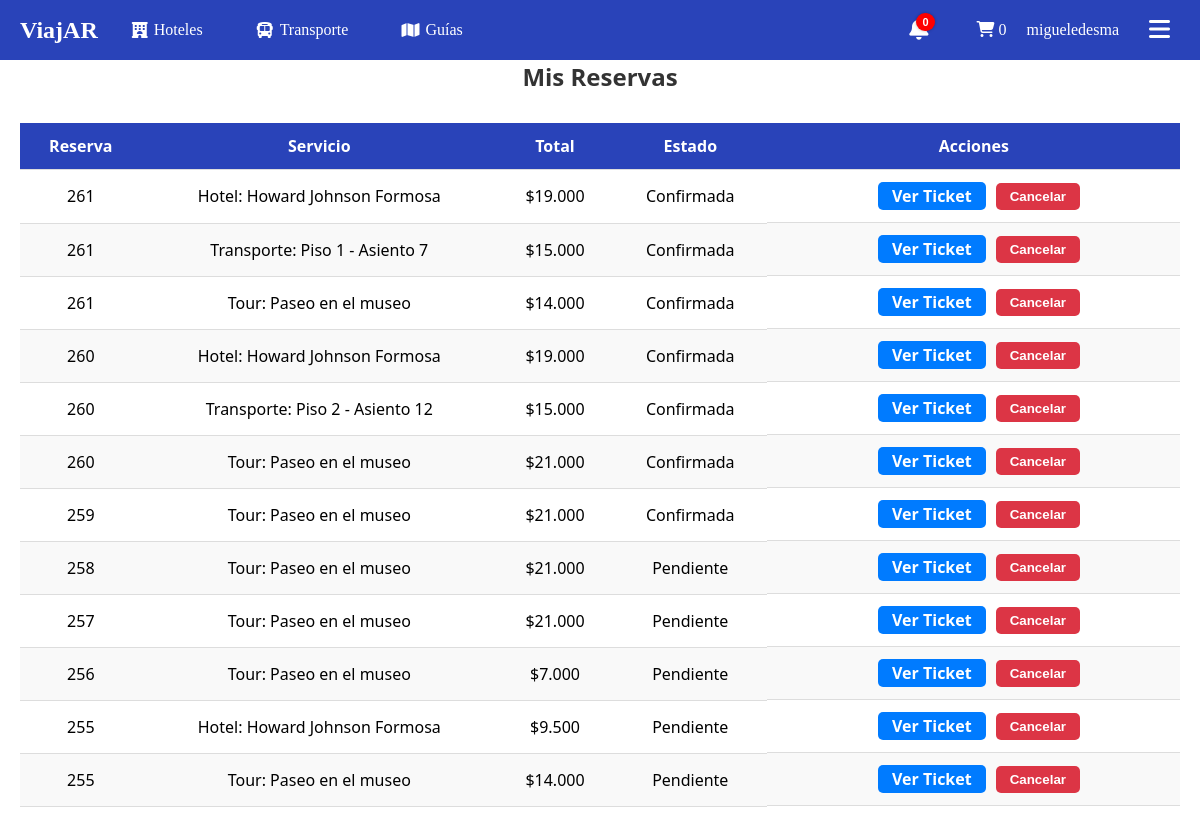
The app's page /index.php?page=clientes_mis_reservas (signed in), older data.
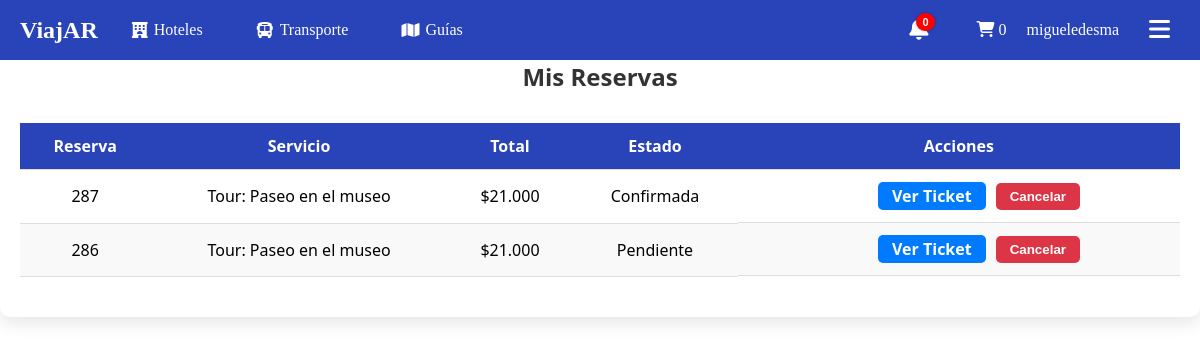
The same page, newer data.
### tables this page shows
CREATE TABLE `detalle_reservas` (
  `id_detalle_reserva` int NOT NULL AUTO_INCREMENT,
  `rela_reservas` int NOT NULL,
  `tipo_servicio` enum('transporte','hotel','tour') NOT NULL,
  `cantidad` int DEFAULT '1',
  `precio_unitario` decimal(10,2) DEFAULT NULL,
  `subtotal` decimal(10,2) DEFAULT NULL,
  `activo` tinyint(1) NOT NULL DEFAULT '1',
  PRIMARY KEY (`id_detalle_reserva`),
  KEY `rela_reservas` (`rela_reservas`),
  CONSTRAINT `detalle_reservas_ibfk_1` FOREIGN KEY (`rela_reservas`) REFERENCES `reservas` (`id_reservas`)
);

CREATE TABLE `reservas` (
  `id_reservas` int NOT NULL AUTO_INCREMENT,
  `fecha_creacion` datetime DEFAULT CURRENT_TIMESTAMP,
  `total` decimal(10,2) DEFAULT '0.00',
  `reservas_estado` varchar(45) DEFAULT NULL,
  `rela_usuarios` int NOT NULL,
  `activo` tinyint(1) DEFAULT '1',
  PRIMARY KEY (`id_reservas`),
  KEY `fk_reservas_usuarios1_idx` (`rela_usuarios`),
  CONSTRAINT `fk_reservas_usuarios1` FOREIGN KEY (`rela_usuarios`) REFERENCES `usuarios` (`id_usuarios`)
);

CREATE TABLE `hotel` (
  `id_hotel` int NOT NULL AUTO_INCREMENT,
  `hotel_nombre` varchar(255) NOT NULL,
  `fecha_alta` datetime DEFAULT CURRENT_TIMESTAMP,
  `imagen_principal` varchar(255) DEFAULT NULL,
  `rela_provincia` int DEFAULT NULL,
  `rela_ciudad` int DEFAULT NULL,
  `rela_proveedor` int DEFAULT NULL,
  `activo` tinyint DEFAULT '1',
  `estado_revision` enum('pendiente','aprobado','rechazado') DEFAULT 'pendiente',
  `motivo_rechazo` text,
  `fecha_revision` datetime DEFAULT NULL,
  `revisado_por` int DEFAULT NULL,
  PRIMARY KEY (`id_hotel`),
  KEY `fk_hotel_proveedor_idx` (`rela_proveedor`),
  KEY `fk_hotel_provincia` (`rela_provincia`),
  KEY `fk_hotel_ciudad` (`rela_ciudad`),
  KEY `fk_hotel_revisado_por` (`revisado_por`),
  CONSTRAINT `fk_hotel_ciudad` FOREIGN KEY (`rela_ciudad`) REFERENCES `ciudades` (`id_ciudad`) ON DELETE SET NULL ON UPDATE CASCADE,
  CONSTRAINT `fk_hotel_proveedor` FOREIGN KEY (`rela_proveedor`) REFERENCES `proveedores` (`id_proveedores`),
  CONSTRAINT `fk_hotel_provincia` FOREIGN KEY (`rela_provincia`) REFERENCES `provincias` (`id_provincia`) ON DELETE SET NULL ON UPDATE CASCADE,
  CONSTRAINT `fk_hotel_revisado_por` FOREIGN KEY (`revisado_por`) REFERENCES `usuarios` (`id_usuarios`)
);

CREATE TABLE `detalle_reserva_hotel` (
  `id_detalle_hotel` int NOT NULL AUTO_INCREMENT,
  `rela_detalle_reserva` int NOT NULL,
  `rela_habitacion` int NOT NULL,
  `check_in` date NOT NULL,
  `check_out` date NOT NULL,
  `noches` int NOT NULL,
  `estado` enum('confirmada','pendiente','cancelada') DEFAULT 'confirmada',
  PRIMARY KEY (`id_detalle_hotel`),
  KEY `fk_hotel_detalle_reserva` (`rela_detalle_reserva`),
  KEY `fk_detalle_hotel_habitacion` (`rela_habitacion`),
  CONSTRAINT `fk_detalle_hotel_habitacion` FOREIGN KEY (`rela_habitacion`) REFERENCES `hotel_habitaciones` (`id_hotel_habitacion`),
  CONSTRAINT `fk_hotel_detalle_reserva` FOREIGN KEY (`rela_detalle_reserva`) REFERENCES `detalle_reservas` (`id_detalle_reserva`)
);

CREATE TABLE `detalle_reserva_transporte` (
  `id_detalle_transporte` int NOT NULL AUTO_INCREMENT,
  `rela_detalle_reserva` int NOT NULL,
  `id_viaje` int NOT NULL,
  `piso` int NOT NULL,
  `numero_asiento` int NOT NULL,
  `fecha_servicio` date DEFAULT NULL,
  `precio_unitario` decimal(10,2) DEFAULT NULL,
  `rela_pasajero` int DEFAULT NULL,
  `estado` enum('confirmada','pendiente','cancelada') DEFAULT 'confirmada',
  PRIMARY KEY (`id_detalle_transporte`),
  KEY `rela_detalle_reserva` (`rela_detalle_reserva`),
  KEY `id_viaje` (`id_viaje`),
  KEY `fk_detalle_pasajero` (`rela_pasajero`),
  CONSTRAINT `detalle_reserva_transporte_ibfk_1` FOREIGN KEY (`rela_detalle_reserva`) REFERENCES `detalle_reservas` (`id_detalle_reserva`),
  CONSTRAINT `detalle_reserva_transporte_ibfk_2` FOREIGN KEY (`id_viaje`) REFERENCES `viajes` (`id_viajes`),
  CONSTRAINT `fk_detalle_pasajero` FOREIGN KEY (`rela_pasajero`) REFERENCES `pasajeros` (`id_pasajeros`) ON DELETE CASCADE ON UPDATE CASCADE
);

CREATE TABLE `tours` (
  `id_tour` int NOT NULL AUTO_INCREMENT,
  `nombre_tour` varchar(100) DEFAULT NULL,
  `descripcion` text,
  `duracion_horas` time DEFAULT NULL,
  `precio_por_persona` decimal(10,2) DEFAULT NULL,
  `hora_encuentro` time DEFAULT NULL,
  `lugar_encuentro` varchar(100) DEFAULT NULL,
  `imagen_principal` varchar(100) NOT NULL,
  `rela_proveedor` int NOT NULL,
  `activo` tinyint(1) DEFAULT '1',
  `created_at` timestamp NULL DEFAULT CURRENT_TIMESTAMP,
  `direccion` varchar(100) NOT NULL,
  `estado_revision` enum('pendiente','aprobado','rechazado') DEFAULT 'pendiente',
  `motivo_rechazo` text,
  `fecha_revision` datetime DEFAULT NULL,
  `revisado_por` int DEFAULT NULL,
  PRIMARY KEY (`id_tour`),
  KEY `rela_proveedor` (`rela_proveedor`),
  KEY `fk_tour_revisado_por` (`revisado_por`),
  CONSTRAINT `fk_tour_revisado_por` FOREIGN KEY (`revisado_por`) REFERENCES `usuarios` (`id_usuarios`),
  CONSTRAINT `tours_ibfk_1` FOREIGN KEY (`rela_proveedor`) REFERENCES `proveedores` (`id_proveedores`)
);

CREATE TABLE `detalle_reserva_tour` (
  `id_detalle_tour` int NOT NULL AUTO_INCREMENT,
  `rela_detalle_reserva` int NOT NULL,
  `rela_tour` int NOT NULL,
  `fecha` date NOT NULL,
  `estado` enum('confirmada','pendiente','cancelada') DEFAULT 'confirmada',
  PRIMARY KEY (`id_detalle_tour`),
  KEY `fk_tour_detalle_reserva` (`rela_detalle_reserva`),
  KEY `fk_tour_detalle` (`rela_tour`),
  CONSTRAINT `fk_tour_detalle` FOREIGN KEY (`rela_tour`) REFERENCES `tours` (`id_tour`) ON DELETE CASCADE ON UPDATE CASCADE,
  CONSTRAINT `fk_tour_detalle_reserva` FOREIGN KEY (`rela_detalle_reserva`) REFERENCES `detalle_reservas` (`id_detalle_reserva`)
);

### index.php (called while the page is built, shortened)
<?php
$plantilla = new PlantillaControlador();
$plantilla -> traer_plantilla();

### models/reserva.php (called while the page is built, shortened)
<?php
require_once('conexion.php');
class Reserva {
    public function traerPorUsuario($userId) {
        $conexion = new Conexion();
        $userId = (int)$userId;
        $query = "SELECT * FROM reservas WHERE rela_usuarios = $userId AND activo = 1 ORDER BY fecha_creacion DESC";
        return $conexion->consultar($query);
    }
    public function traerDetallesCompletos($id_reserva) {
        $conexion = new Conexion();
        $id_reserva = (int)$id_reserva;
        $detalles = $conexion->consultar("SELECT * FROM detalle_reservas WHERE rela_reservas = $id_reserva");
        $resultado = [];
        foreach ($detalles as $d) {
            $detalle = $d;
            if ($d['tipo_servicio'] === 'hotel') {
                $detalle_hotel = $conexion->consultar("
                    SELECT drh.*, hh.rela_hotel, h.hotel_nombre, th.nombre AS tipo_habitacion, drh.estado
                    FROM detalle_reserva_hotel drh
                    INNER JOIN hotel_habitaciones hh ON hh.id_hotel_habitacion = drh.rela_habitacion
                    INNER JOIN hotel h ON h.id_hotel = hh.rela_hotel
                    INNER JOIN tipos_habitacion th ON th.id_tipo_habitacion = hh.rela_tipo_habitacion
                    WHERE drh.rela_detalle_reserva = {$d['id_detalle_reserva']}
                    LIMIT 1
                ");
                $detalle['hotel'] = $detalle_hotel[0] ?? null;
                if (($detalle['hotel']['estado'] ?? '') === 'cancelada') {
                    continue;
                }
            } elseif ($d['tipo_servicio'] === 'tour') {
                $detalle_tour = $conexion->consultar("
                    SELECT drt.*, t.nombre_tour AS tour_nombre, drt.estado
                    FROM detalle_reserva_tour drt
                    INNER JOIN tours t ON t.id_tour = drt.rela_tour
                    WHERE drt.rela_detalle_reserva = {$d['id_detalle_reserva']}
                    LIMIT 1
                ");
                $detalle['tour'] = $detalle_tour[0] ?? null;
                if (($detalle['tour']['estado'] ?? '') === 'cancelada') {
                    continue;
                }
            } elseif ($d['tipo_servicio'] === 'transporte') {
                $detalle_transporte = $conexion->consultar("
                    SELECT drt.id_detalle_transporte, drt.piso, drt.numero_asiento, drt.precio_unitario,
                        drt.estado,
                        p.nombre AS pasajero_nombre, p.apellido AS pasajero_apellido,
                        v.viaje_fecha, v.hora_salida, v.hora_llegada,
                        t.nombre_servicio, t.transporte_matricula
                    FROM detalle_reserva_transporte drt
                    LEFT JOIN pasajeros p ON drt.rela_pasajero = p.id_pasajeros
                    INNER JOIN viajes v ON drt.id_viaje = v.id_viajes
                    INNER JOIN transporte_rutas tr ON v.rela_transporte_rutas = tr.id_ruta
                    INNER JOIN transporte t ON tr.rela_transporte = t.id_transporte
                    WHERE drt.rela_detalle_reserva = {$d['id_detalle_reserva']}
                ");
                $detalle['transporte'] = $detalle_transporte;
                $asientos_activos = array_filter($detalle_transporte, fn($t) => ($t['estado'] ?? '') !== 'cancelada');
                if (empty($asientos_activos)) {
                    continue;
                }
            }
            $resultado[] = $detalle;
        }
        return $resultado;
    }
}
?>

### models/conexion.php (called while the page is built, shortened)
<?php
class Conexion {
    private $con;
    private $servidor;
    private $usuario;
    private $password;
    private $base_datos;
    public function __construct() {
        $this->servidor = 'localhost';
        $this->usuario = 'root';
        $this->password = 'hola';
        $this->base_datos = 'viajar';
    }
    public function conectar() {
        if (!$this->con) {
            $this->con = new mysqli($this->servidor, $this->usuario, $this->password, $this->base_datos);
            $this->con->set_charset("utf8");
        }
        return $this->con;
    }
    public function consultar($query) {
        $resultado = $this->conectar()->query($query);
        $data = [];
        if ($resultado && $resultado->num_rows > 0) {
            while ($row = $resultado->fetch_assoc()) {
                $data[] = $row;
            }
        }
        return $data;
    }
}

### views/paginas/clientes_mis_reservas.php (the view, shortened to what the rows shown need)
<?php
require_once __DIR__ . '/../../models/reserva.php';
$userId = $_SESSION['id_usuarios'] ?? null;
$reservaModel = new Reserva();
$reservas = $reservaModel->traerPorUsuario($userId);
?>
<!DOCTYPE html>
<html lang="es">
<head>
    <link rel="stylesheet" href="/viajar/assets/css/mis_reservas.css">
</head>
<body>
<div class="mis-reservas-container">
    <h2>Mis Reservas</h2>
    <?php if (!empty($reservas)): ?>
        <table class="tabla-reservas">
            <thead>
                <tr>
                    <th>Reserva</th>
                    <th>Servicio</th>
                    <th>Total</th>
                    <th>Estado</th>
                    <th>Acciones</th>
                </tr>
            </thead>
            <tbody>
            <?php foreach ($reservas as $reserva):
                $detalles = $reservaModel->traerDetallesCompletos($reserva['id_reservas']);
                $ticketEnlace = '/viajar/views/paginas/clientes_ticket.php?id=' . $reserva['id_reservas'];
                foreach ($detalles as $det):
                    $servicioNombre = '';
                    switch ($det['tipo_servicio']) {
                        case 'hotel':
                            $servicioNombre = "Hotel: " . ($det['hotel']['hotel_nombre'] ?? 'Desconocido');
                            $estadoDetalle = ucfirst($det['hotel']['estado'] ?? 'Pendiente');
                            break;
                        case 'tour':
                            $servicioNombre = "Tour: " . ($det['tour']['tour_nombre'] ?? 'Desconocido');
                            $estadoDetalle = ucfirst($det['tour']['estado'] ?? 'Pendiente');
                            break;
                        case 'transporte':
                            $asientos = [];
                            if (!empty($det['transporte']) && is_array($det['transporte'])) {
                                foreach ($det['transporte'] as $t) {
                                    $asientos[] = "Piso {$t['piso']} - Asiento {$t['numero_asiento']}";
                                }
                            }
                            $servicioNombre = "Transporte: " . implode(', ', $asientos);
                            $transporte = $det['transporte'][0] ?? null;
                            $estadoDetalle = ucfirst($transporte['estado'] ?? 'Pendiente');
                            break;
                    }
            ?>
                <tr>
                    <td><?= $reserva['id_reservas'] ?></td>
                    <td><?= $servicioNombre ?></td>
                    <td>$<?= number_format($det['subtotal'] ?? $reserva['total'], 0, ',', '.') ?></td>
                    <td><?= $estadoDetalle ?></td>
                    <td class="celda-acciones">
                        <a href="<?= $ticketEnlace ?>" class="btn-ver-ticket">Ver Ticket</a>
                        <?php if ($det['activo'] == '1'): ?>
                            <button class="btn-cancelar" data-id="<?= $det['id_detalle_reserva'] ?>">Cancelar</button>
                        <?php endif; ?>
                    </td>
                </tr>
            <?php endforeach; ?>
            <?php endforeach; ?>
            </tbody>
        </table>
    <?php else: ?>
        <p>No tenés reservas aún.</p>
    <?php endif; ?>
</div>
</body>
</html>

Row changes from the older to the newer data that the page shows:
removed detalle_reservas: rela_reservas.id_reservas "261", subtotal "19.000"
no longer on this page (row unchanged): hotel: hotel_nombre "Hotel: Howard Johnson Formosa"
removed detalle_reserva_hotel: estado "Confirmada"
removed detalle_reservas: rela_reservas.id_reservas "261", servicioNombre "Transporte: Piso 1 - Asiento 7", subtotal "15.000"
removed detalle_reserva_transporte: estado "Confirmada"
removed detalle_reservas: rela_reservas.id_reservas "261", $servicioNombre "Tour: Paseo en el museo", subtotal "14.000"
removed detalle_reservas: rela_reservas.id_reservas "260", subtotal "19.000"
removed detalle_reserva_hotel: estado "Confirmada"
removed detalle_reservas: rela_reservas.id_reservas "260", servicioNombre "Transporte: Piso 2 - Asiento 12", subtotal "15.000"
removed detalle_reserva_transporte: estado "Confirmada"
removed detalle_reservas: rela_reservas.id_reservas "260", $servicioNombre "Tour: Paseo en el museo", subtotal "21.000"
removed detalle_reserva_tour: estado "Confirmada"
removed detalle_reservas: rela_reservas.id_reservas "259", $servicioNombre "Tour: Paseo en el museo", subtotal "21.000"
removed detalle_reserva_tour: estado "Confirmada"
removed detalle_reservas: rela_reservas.id_reservas "258", $servicioNombre "Tour: Paseo en el museo", subtotal "21.000"
removed detalle_reservas: rela_reservas.id_reservas "257", $servicioNombre "Tour: Paseo en el museo", subtotal "21.000"
removed detalle_reserva_tour: estado "Pendiente"
removed detalle_reservas: rela_reservas.id_reservas "256", $servicioNombre "Tour: Paseo en el museo", subtotal "7.000"
removed detalle_reserva_tour: estado "Pendiente"
removed detalle_reservas: rela_reservas.id_reservas "255", subtotal "9.500"
removed detalle_reserva_hotel: estado "Pendiente"
removed detalle_reservas: rela_reservas.id_reservas "255", $servicioNombre "Tour: Paseo en el museo", subtotal "14.000"
removed detalle_reserva_tour: estado "Pendiente"
added detalle_reservas: rela_reservas.id_reservas "287", $servicioNombre "Tour: Paseo en el museo", subtotal "21.000"
added detalle_reservas: rela_reservas.id_reservas "286", $servicioNombre "Tour: Paseo en el museo", subtotal "21.000"
